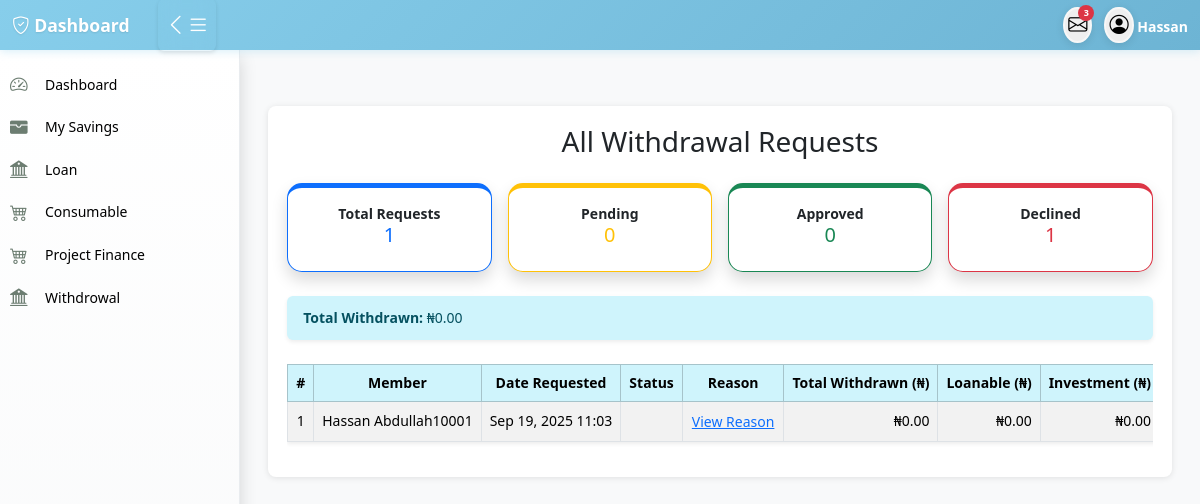
The page /list_withdrawal_requests/ (signed in) on the database its author committed.
### accounts/models.py (models this page shows, shortened)
class User(AbstractUser):
    first_name = models.CharField(max_length=100)
    last_name = models.CharField(max_length=100)
    other_name = models.CharField(max_length=100,blank=True,null=True)
    date_of_birth = models.DateField(blank=True,null=True)
    username = models.CharField(max_length=100, unique=True)
    savings = models.IntegerField(blank=True,null=True)
    account_type = models.CharField(max_length=100,blank=True,null=True)
    department = models.CharField(max_length=100)
    unit = models.CharField(max_length=100,blank=True,null=True)
    gender = models.ForeignKey(Gender, on_delete=models.CASCADE, blank=True, null=True)
    group = models.ForeignKey(UserGroup, on_delete=models.CASCADE, blank=True, null=True)
    marital_status = models.ForeignKey(MaritalStatus,on_delete=models.SET_NULL, null=True, blank=True)
    religion = models.ForeignKey(Religion, on_delete=models.SET_NULL, null=True, blank=True,)
    passport = models.ImageField(upload_to='passport', blank=True, null=True)
    phone1 = models.CharField(max_length=15,null=True, blank=True)
    phone2 = models.CharField(max_length=15, null=True, blank=True)
    email = models.EmailField(blank=True, null=True)
    member_number = models.CharField(max_length=100)

class Member(models.Model):
    member = models.OneToOneField(User, on_delete=models.CASCADE, null=True, blank=True,related_name='member')
    ippis = models.IntegerField(unique=True)  # Required and unique
    total_savings = models.DecimalField(max_digits=12, decimal_places=2, blank=True, null=True)

### main/models.py (models this page shows, shortened)
class Withdrawal(models.Model):
    STATUS_CHOICES = [ ('Pending', 'Pending'),('Approved', 'Approved'), ('Declined', 'Declined'),]
    member = models.ForeignKey(Member, on_delete=models.CASCADE, related_name='withdrawal_requests')
    reason = models.TextField(blank=True, null=True)
    date_requested = models.DateTimeField(auto_now_add=True)
    status = models.CharField(max_length=20, choices=STATUS_CHOICES, default='Pending')
    approved_by = models.ForeignKey(User, on_delete=models.SET_NULL, null=True, blank=True, related_name='approved_withdrawals')
    date_approved = models.DateTimeField(null=True, blank=True)
    withdrawn_savings = models.DecimalField(max_digits=12, decimal_places=2, null=True, blank=True)
    withdrawn_loanable = models.DecimalField(max_digits=12, decimal_places=2, null=True, blank=True)
    withdrawn_investment = models.DecimalField(max_digits=12, decimal_places=2, null=True, blank=True)
    total_withdrawn = models.DecimalField(max_digits=12, decimal_places=2, null=True, blank=True)

### main/views.py (the view)
# urls.py: path('list_withdrawal_requests/', views.list_withdrawal_requests, name='list_withdrawal_requests'),
@login_required
def list_withdrawal_requests(request):
    requests = Withdrawal.objects.select_related('member', 'approved_by').all()
    stats = get_cooperative_withdrawal_stats()
    return render(request, 'main/list_withdrawal_requests.html', {'requests': requests, 'stats': stats, })

### accounts/utils.py (called while the page is built)
def get_cooperative_withdrawal_stats():
    total_requests = Withdrawal.objects.count()
    pending_requests = Withdrawal.objects.filter(status='Pending').count()
    approved_requests = Withdrawal.objects.filter(status='Approved').count()
    declined_requests = Withdrawal.objects.filter(status='Declined').count()
    total_withdrawn = Withdrawal.objects.filter(
        status='Approved',
        total_withdrawn__isnull=False
    ).aggregate(total=models.Sum('total_withdrawn'))['total'] or Decimal('0.00')
    return {
        'total_requests': total_requests,
        'pending_requests': pending_requests,
        'approved_requests': approved_requests,
        'declined_requests': declined_requests,
        'total_withdrawn': total_withdrawn
    }

### templates/main/list_withdrawal_requests.html (shortened to what this page needs)
{% extends 'base/base.html' %}
{% load static %}
{% load humanize %}
{% block content %}
<div class="content-card mt-4">
    <h3 class="mb-4 text-center">All Withdrawal Requests</h3>
    <div class="row row-cols-2 row-cols-md-4 g-3 mb-4">
    <div class="col">
        <div class="card card1 border-primary text-dark shadow">
            <div class="card-body text-center">
                <b class="card-title">Total Requests</b>
                <h5 class="text-primary">{{ stats.total_requests }}</h5>
            </div>
        </div>
    </div>
    <div class="col">
        <div class="card card2 border-warning shadow">
            <div class="card-body text-center">
                <b class="card-title">Pending</b>
                <h5 class="text-warning">{{ stats.pending_requests }}</h5>
            </div>
        </div>
    </div>
    <div class="col">
        <div class="card card3 border-success shadow">
            <div class="card-body text-center">
                <b class="card-title">Approved</b>
                <h5 class="text-success">{{ stats.approved_requests }}</h5>
            </div>
        </div>
    </div>
    <div class="col">
        <div class="card card4 border-danger shadow">
            <div class="card-body text-center">
                <b class="card-title">Declined</b>
                <h5 class="text-danger">{{ stats.declined_requests }}</h5>
            </div>
        </div>
    </div>
</div>
    <div class="mb-4">
        <div class="alert alert-info shadow-sm">
            <strong>Total Withdrawn:</strong> ₦{{ stats.total_withdrawn }}
        </div>
    </div>
    <div class="table-responsive">
        <table class="table table-striped table-hover table-bordered align-middle shadow-sm">
            <thead class="table-info">
                <tr class="text-center">
                    <th>#</th>
                    <th>Member</th>
                    <th>Date Requested</th>
                    <th>Status</th>
                    <th>Reason</th>
                    <th>Total Withdrawn (₦)</th>
                    <th>Loanable (₦)</th>
                    <th>Investment (₦)</th>
                </tr>
            </thead>
            <tbody>
                {% for req in requests %}
                <tr>
                    <td class="text-center">{{ forloop.counter }}</td>
                    <td>{{ req.member.member.first_name }} {{ req.member.member.last_name }}{{ req.member.ippis }}</td>
                    <td class="text-center">{{ req.date_requested|date:"M d, Y H:i" }}</td>
                    <td class="text-center">
                    </td>
                    <td>
                        {% if req.reason %}
                        <div>
                            <a class="btn btn-sm btn-link p-0" data-bs-toggle="collapse" href="#reason-{{ req.id }}"
                                role="button" aria-expanded="false" aria-controls="reason-{{ req.id }}">
                                View Reason
                            </a>
                        </div>
                        {% else %}
                        —
                        {% endif %}
                    </td>
                    <td class="text-end">
                        ₦{{ req.total_withdrawn|floatformat:2|intcomma|default:"0.00" }}
                    </td>
                    <td class="text-end">
                    ₦{{ req.withdrawn_loanable|floatformat:2|intcomma|default:"0.00" }}
                    </td>
                    <td class="text-end">
                    ₦{{ req.withdrawn_investment|floatformat:2|intcomma|default:"0.00" }}
                    </td>
                </tr>
                {% empty %}
                <tr>
                    <td colspan="7" class="text-center text-muted">No withdrawal requests found.</td>
                </tr>
                {% endfor %}
            </tbody>
        </table>
    </div>
</div>
{% endblock %}

### templates/include/navbar.html (shortened to what this page needs)
<nav class="navbar">
    <div class="navbar-content">
        <div class="navbar-left">
            <a href="" class="navbar-brand">
                <i class="bi bi-shield-check"></i> Dashboard
            </a>
            <button class="toggle-btn desktop-toggle" id="desktopToggle" aria-label="Toggle sidebar">
                <i class="bi bi-list" id="toggleIcon"></i>
                <i class="bi bi-list" id="toggleIcon"></i>
            </button>
        </div>
        <div class="navbar-right">
           <div class="dropdown profile-dropdown">
               <button class="profile-btn" data-bs-toggle="dropdown" aria-label="Messages" title="Messages">
                   <i class="bi bi-envelope"></i>
                   <span class="badge">3</span>
               </button>
           </div>
            <div class="dropdown profile-dropdown">
                <button class="profile-btn" data-bs-toggle="dropdown" aria-label="Profile menu" title="Profile">
                    <i class="bi bi-person-circle"></i>
                </button>
                <b class="text-white "data-bs-toggle="dropdown" aria-label="Profile menu" style="cursor: pointer;">{{request.user.first_name}}</b>
            </div>
        </div>
    </div>
</nav>

### static/css/style.css (style rules this page uses)
:root { --sidebar-width: 240px; --sidebar-collapsed-width: 60px; --navbar-height: 50px; --primary-color: #cacadb; --primary-color: #5d5d81; --secondary-color: #4b4b6c; --accent-color: rgb(98, 145, 192); --success-color: #27ae60; --warning-color: #f39c12; --danger-color: #e74c3c; }
* { box-sizing: border-box; }
body { font-family: 'Segoe UI', Tahoma, Geneva, Verdana, sans-serif; background-color: #f8f9fa; margin: 0; padding: 0; font-size: 14px; line-height: 1.4; }
.navbar { position: fixed; top: 0; left: 0; right: 0; height: var(--navbar-height); background: linear-gradient(135deg, #87ceeb 0%, #6db4d4 100%); box-shadow: 0 2px 8px rgba(135, 206, 235, 0.3); z-index: 1050; padding: 0 0.75rem; }
.navbar-content { display: flex; align-items: center; justify-content: space-between; width: 100%; height: 100%; }
.navbar-left { display: flex; align-items: center; gap: 0.75rem; }
.navbar-right { display: flex; align-items: center; gap: 0.75rem; }
.toggle-btn { background:transparent; border: 2px solid transparent; border-radius: 6px; padding: 8px 5px; cursor: pointer; transition: all 0.3s ease; color: #ffffff; display: flex; align-items: center; justify-content: center; font-size: 1.4rem; backdrop-filter: blur(10px); box-shadow: 0 2px 4px rgba(0,0,0,0.1); font-weight: bold; }
.navbar-brand { font-weight: 700; color: #ffffff; text-decoration: none; font-size: 1.1rem; transition: color 0.3s ease; text-shadow: 0 1px 2px rgba(0,0,0,0.1); }
.profile-btn { border: 2px solid rgba(255, 255, 255, 0.5); padding: 3px; cursor: pointer; border-radius: 50%; transition: all 0.3s ease; position: relative; font-size: 1.2rem; backdrop-filter: blur(10px); box-shadow: 0 2px 8px rgba(0,0,0,0.1); }
.badge { position: absolute; top: -4px; right: -4px; background: #dc3545; color: white; border-radius: 50%; width: 16px; height: 16px; font-size: 9px; display: flex; align-items: center; justify-content: center; font-weight: 600; }
.profile-dropdown { position: relative; }
.content-card { background: white; border-radius: 8px; padding: 1.2rem; box-shadow: 0 1px 6px rgba(0,0,0,0.1); margin-bottom: 1.5rem; }
.alert { border: none; border-radius: 6px; margin-bottom: 0.875rem; padding: 0.75rem 1rem; font-size: 0.875rem; }

### templates/main/list_withdrawal_requests.html (style rules this page uses)
.card1 { border-radius: 15px; border-top: 5px solid blue; }
.card2 { border-radius: 15px; border-top: 5px solid yellow; }
.card3 { border-radius: 15px; border-top: 5px solid rgb(7, 124, 25); }
.card4 { border-radius: 15px; border-top: 5px solid red; }
th, td { white-space: nowrap; }

### rows shown on the page
User: user.first_name "Hassan"
Withdrawal: member.member.first_name "Hassan", member.member.last_name "Abdullah", member.ippis "10001", date_requested "Sep 19, 2025 11:03", total_withdrawn "0.00", withdrawn_loanable "0.00", withdrawn_investment "0.00"

### other values the page prints
{{ stats.total_requests }} "1"
{{ stats.pending_requests }} "0"
{{ stats.approved_requests }} "0"
{{ stats.declined_requests }} "1"
{{ stats.total_withdrawn }} "0.00"
